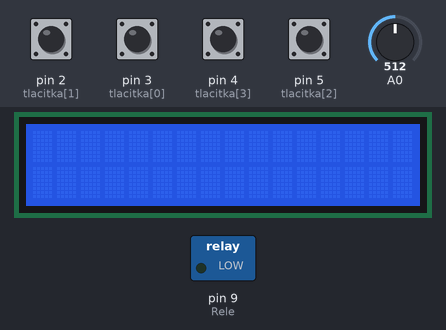
Recording of a sketch running on a simulated Arduino Uno, built with avr-gcc and run on an emulated ATmega328P. Parts: 16×2 character LCD, switched loads named in the sketch (green lamp = pin HIGH). Inputs (shaded band) come from the test bench; at power-on: pin 2 (tlacitka[1]), pin 3 (tlacitka[0]), pin 4 (tlacitka[3]), pin 5 (tlacitka[2]) HIGH, A0 = 512. Storage starts empty; what the sketch prints to the serial monitor is not drawn.

Above: at 0.1 s.
At 3.1 s:
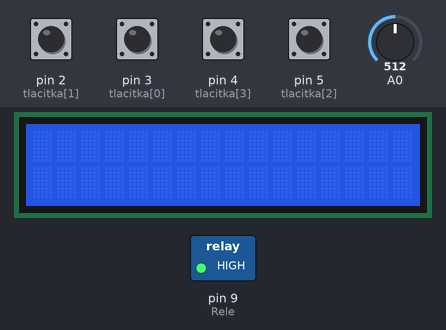
At 6.2 s:
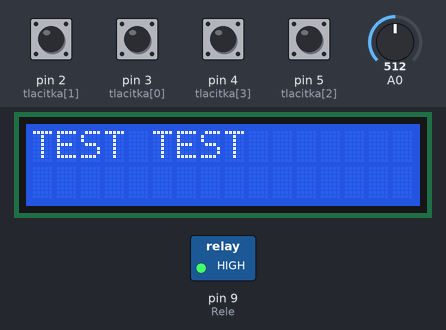
Timing chart, 0 to 130.0 s (numbered marks = the images above):
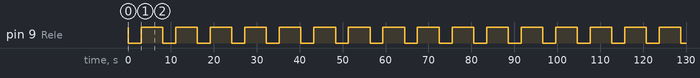

The sketch:

EverythingTest.ino
```cpp
#include "LiquidCrystal_I2C.h"
#include <SD.h>
#define I2C_SDA A4
#define I2C_SCL A5
#define SD_CS 7

const int Rele = 9;
const int tlacitka[] = {3,2,5,4};
bool stisk[] = {0, 0, 0, 0};

LiquidCrystal_I2C lcd(0x27, 16, 2);

void cti_stisk(int cislo) {
  stisk[cislo] = digitalRead(tlacitka[cislo]);
}

void setup() {
  Serial.begin(9600);
  pinMode(Rele, OUTPUT);
  digitalWrite(Rele, HIGH);
  lcd.begin();
  lcd.clear();
}

void loop() {
  lcd.clear();
  for(int x=0; x<4; x++)
  {
    pinMode(tlacitka[x], INPUT_PULLUP);
  }

  cti_stisk(0);
  cti_stisk(1);
  cti_stisk(2);
  cti_stisk(3);

  if (stisk[0] == LOW){
    Serial.println("1");
  }

  if (stisk[1] == LOW){
    Serial.println("2");
  }

  if (stisk[2] == LOW){
    Serial.println("3");
  }

  if (stisk[3] == LOW){
    Serial.println("4");
  }

  digitalWrite(Rele, LOW);
  Serial.println("jedu?");
  delay(3000);
  Serial.println("...");
  digitalWrite(Rele, HIGH);
  delay(3000);

  while (!SD.begin(SD_CS)) {
    Serial.println("SD karta neni pripojena nebo je vadna!");
    Serial.println("...");
  }

  File sd = SD.open("data.txt", FILE_WRITE);
  while (!sd) sd = SD.open("data.txt", FILE_WRITE);
  sd.println("Zápis proběhl.");
  sd.close();
  Serial.println("Zapis na kartu uspesny!");

  Serial.println(analogRead(A0));

  lcd.clear();
  lcd.setCursor(0, 0);
  lcd.print("TEST TEST");
  delay(2000);
}
```

Measured:
- by itself, pin 9 (Rele): alternates HIGH for 5.0 s and LOW for 3.0 s
- by itself, everything shown: repeats every 8.0 s, in 3 steps
